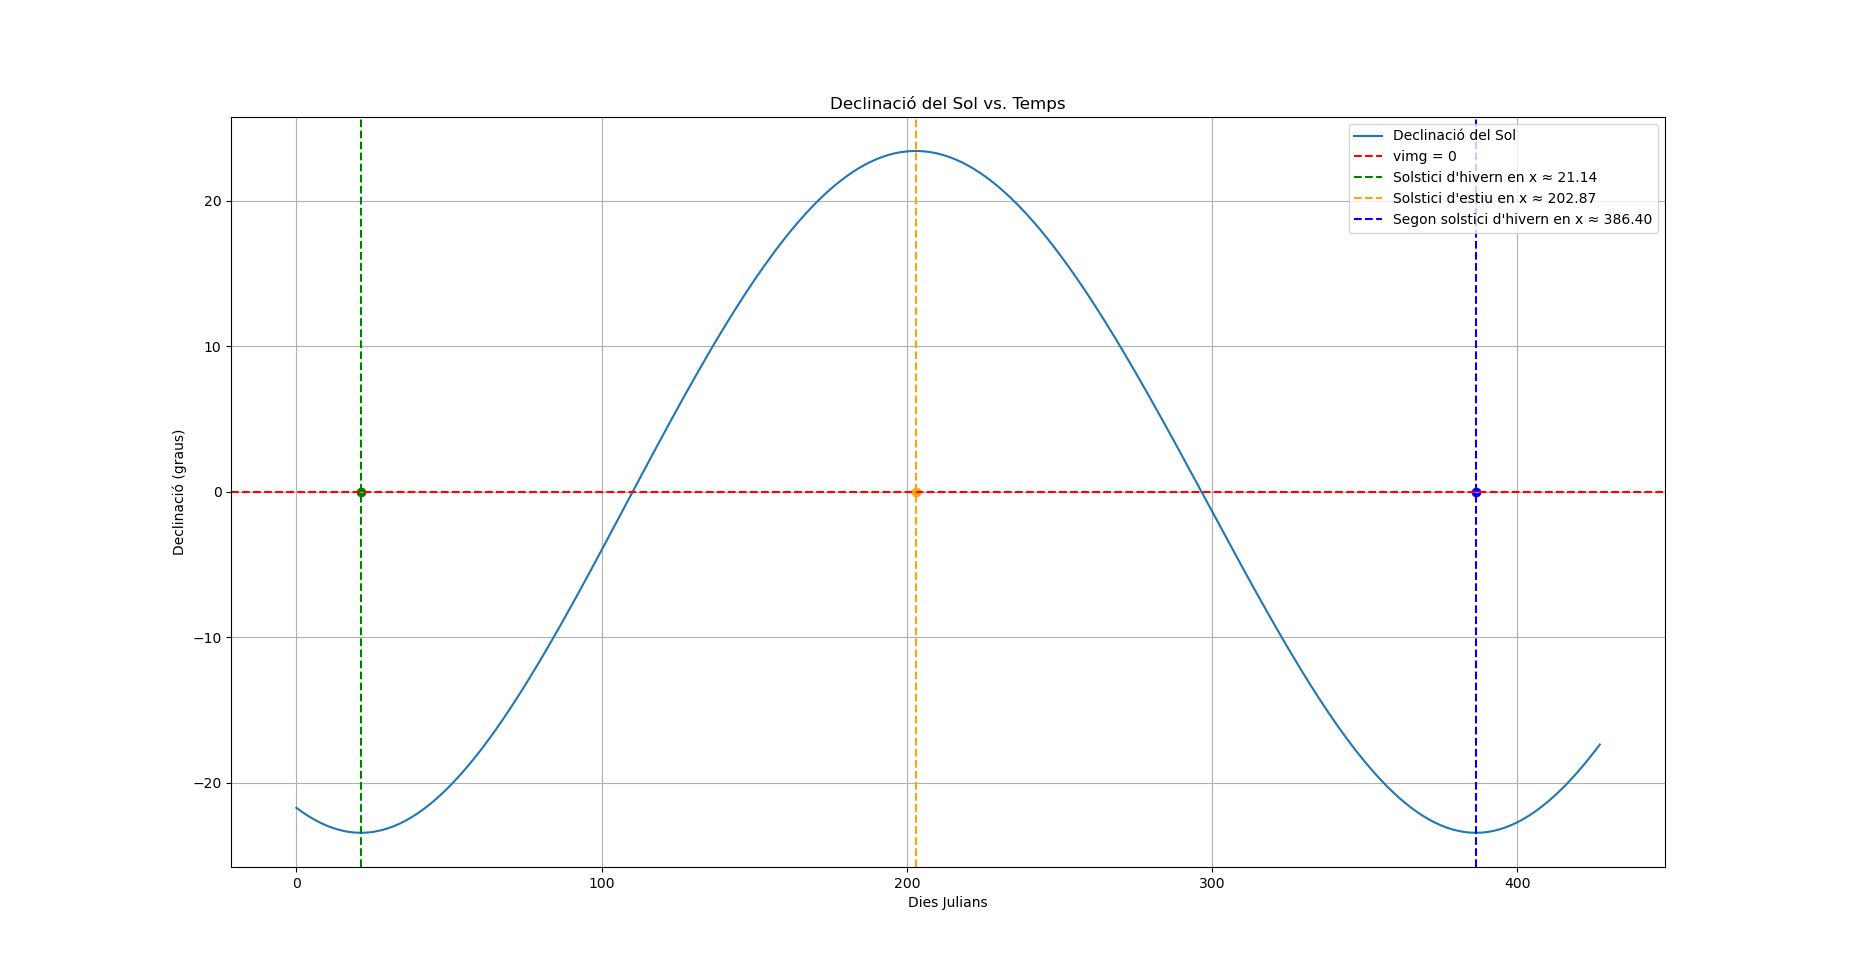

Write Python code to recreate this figure.
import matplotlib.pyplot as plt

# Llegir les dades de l'arxiu horizons.txt
data = []
with open('horizons.txt') as file:
    for line in file:
        x, y = map(float, line.split())
        data.append((x, y))

# Separar les dades en dues llistes
x_data, y_data = zip(*data)

# Valors interpolats de x per als solsticis
x_hivern = 21.138147
x_estiu = 202.865507
x_segon_hivern = 386.395609

# Crear el gràfic
plt.figure(figsize=(10, 6))
plt.plot(x_data, y_data, label='Declinació del Sol')
plt.axhline(y=0, color='r', linestyle='--', label='vimg = 0')
plt.axvline(x=x_hivern, color='g', linestyle='--', label=f'Solstici d\'hivern en x ≈ {x_hivern:.2f}')
plt.axvline(x=x_estiu, color='orange', linestyle='--', label=f'Solstici d\'estiu en x ≈ {x_estiu:.2f}')
plt.axvline(x=x_segon_hivern, color='b', linestyle='--', label=f'Segon solstici d\'hivern en x ≈ {x_segon_hivern:.2f}')
plt.scatter([x_hivern], [0], color='g')  # Primer punt interpolat (hivern)
plt.scatter([x_estiu], [0], color='orange')  # Segon punt interpolat (estiu)
plt.scatter([x_segon_hivern], [0], color='b')  # Tercer punt interpolat (segon hivern)

# Afegir etiquetes i llegenda
plt.xlabel('Dies Julians')
plt.ylabel('Declinació (graus)')
plt.title('Declinació del Sol vs. Temps')
plt.legend()
plt.grid(True)
plt.show()
